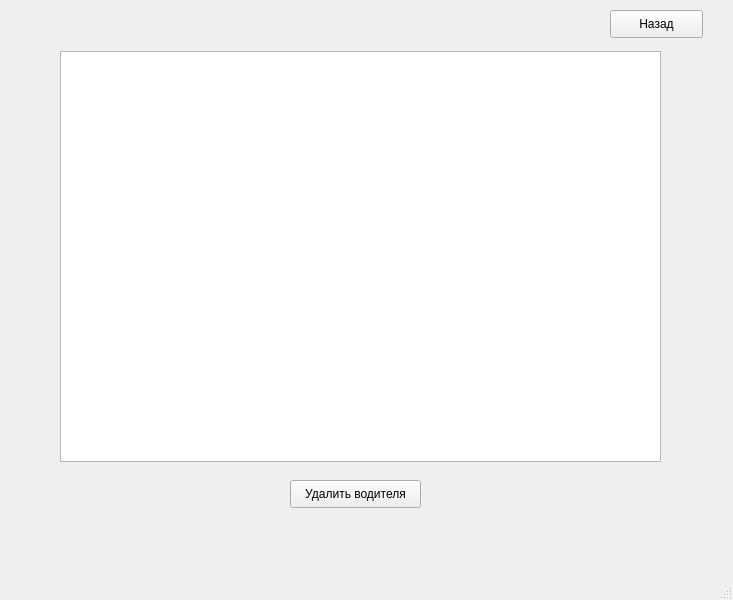
<?xml version="1.0" encoding="UTF-8"?>
<ui version="4.0">
 <class>MainWindow</class>
 <widget class="QMainWindow" name="MainWindow">
  <property name="geometry">
   <rect>
    <x>0</x>
    <y>0</y>
    <width>733</width>
    <height>600</height>
   </rect>
  </property>
  <property name="windowTitle">
   <string>MainWindow</string>
  </property>
  <widget class="QWidget" name="centralwidget">
   <widget class="QListView" name="listView">
    <property name="geometry">
     <rect>
      <x>60</x>
      <y>51</y>
      <width>601</width>
      <height>411</height>
     </rect>
    </property>
   </widget>
   <widget class="QPushButton" name="exit">
    <property name="geometry">
     <rect>
      <x>610</x>
      <y>10</y>
      <width>93</width>
      <height>28</height>
     </rect>
    </property>
    <property name="text">
     <string>Назад</string>
    </property>
   </widget>
   <widget class="QPushButton" name="btn_del_driver">
    <property name="geometry">
     <rect>
      <x>290</x>
      <y>480</y>
      <width>131</width>
      <height>28</height>
     </rect>
    </property>
    <property name="text">
     <string>Удалить водителя</string>
    </property>
   </widget>
  </widget>
  <widget class="QMenuBar" name="menubar">
   <property name="geometry">
    <rect>
     <x>0</x>
     <y>0</y>
     <width>733</width>
     <height>26</height>
    </rect>
   </property>
  </widget>
  <widget class="QStatusBar" name="statusbar"/>
 </widget>
 <resources/>
 <connections/>
</ui>
